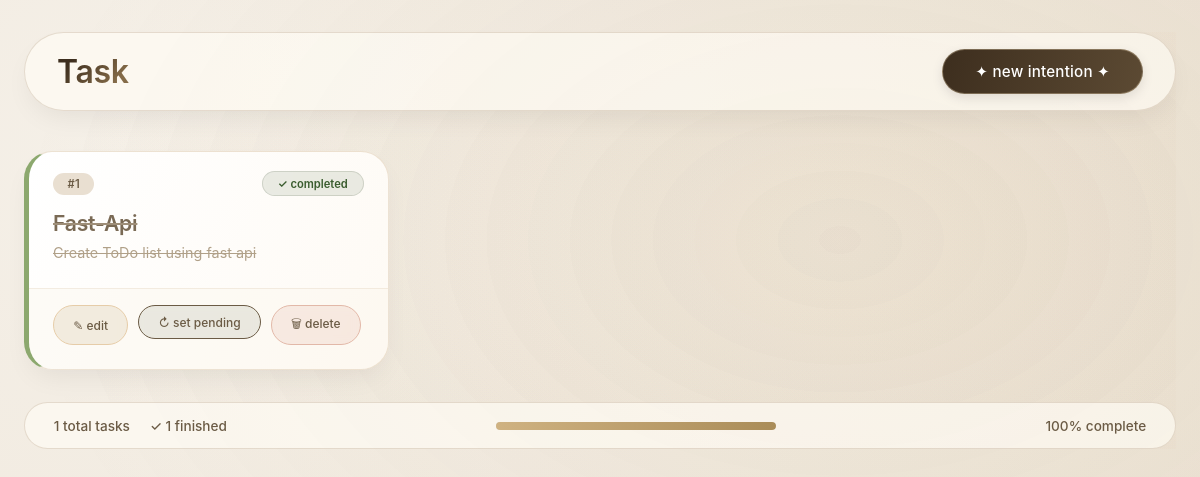
Page /todo/ on the earlier database version.
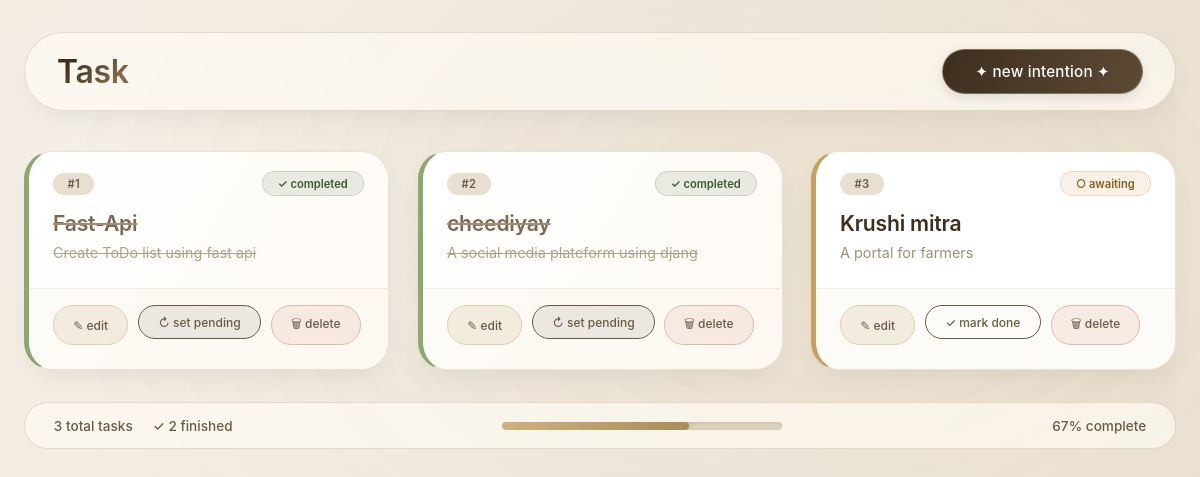
Same page on the later database version.
### models.py (models this page shows)
class ToDo(Base):
    __tablename__ = "todos"
    id = Column(Integer,primary_key = True, index = True)
    title = Column(String,index=True)
    description = Column(String , nullable = False)
    done = Column(Boolean,default = False)

### crud.py (the view)
@router.get('/')
def show_todos(request : Request, db : Session = Depends(get_db)):
    todos = db.query(ToDo).all()
    return templates.TemplateResponse(request, name='todo_list.html', context={"request": request, "todos": todos})

### templates/todo_list.html (shortened to what this page needs)
<!DOCTYPE html>
<html lang="en">
<head>
</head>
<body>
<div class="container">
    <div class="header-flex">
        <h1>Task</h1>
        <a href="/todo/create" class="btn-new">
            ✦  new intention ✦
        </a>
    </div>
    <div class="tasks-grid">
        {% if todos %}
            {% for todo in todos %}
            {% set card_status_class = "completed-task" if todo.done else "pending-task" %}
            <div class="task-card {{ card_status_class }}" data-id="{{ todo.id }}">
                <div class="card-header">
                    <div class="task-id-badge meta-chip">
                        <span>#{{ loop.index }}</span>
                    </div>
                    <div>
                        {% if todo.done %}
                        <span class="status-badge-modern status-completed-modern">
                            ✓ completed
                        </span>
                        {% else %}
                        <span class="status-badge-modern status-pending-modern">
                            ○ awaiting
                        </span>
                        {% endif %}
                    </div>
                </div>
                <div class="task-title">
                    {{ todo.title }}
                </div>
                <div class="task-description">
                    {{ todo.description|default('— no additional notes —') }}
                </div>
                <div class="action-group-modern">
                    <a href="/todo/update/{{ todo.id }}" class="action-btn-modern btn-edit-modern">
                        ✎ edit
                    </a>
                    <form action="/todo/toggle/{{ todo.id }}" method="POST" class="inline-form-modern">
                        {% if todo.done %}
                        <button type="submit" class="action-btn-modern btn-toggle-modern" style="background: rgba(70, 80, 55, 0.1);">
                            ↻ set pending
                        </button>
                        {% else %}
                        <button type="submit" class="action-btn-modern btn-toggle-modern">
                            ✓ mark done
                        </button>
                        {% endif %}
                    </form>
                    <a href="/todo/delete/{{ todo.id }}" class="action-btn-modern btn-delete-modern"
                       onclick="return confirm('⟡ Permanently remove this task? ⟡');">
                        🗑 delete
                    </a>
                </div>
            </div>
            {% endfor %}
        {% else %}
            <div class="empty-modern">
                <span style="font-size: 3rem; display: block; margin-bottom: 1rem;">🍃</span>
                <strong>no tasks yet</strong><br>
                breathe in, click "new intention" and begin
            </div>
        {% endif %}
    </div>
    <div class="stats-advanced">
        <div class="stats-text">
            {% set total = todos|length %}
            {% set completed = todos|selectattr('done')|list|length %}
            <span> {{ total }} total tasks</span>
            <span>✓ {{ completed }} finished</span>
        </div>
        <div class="progress-wrapper">
            <div class="progress-bar-bg">
                {% set percent = (completed / total * 100) if total > 0 else 0 %}
                <div class="progress-fill" style="width: {{ percent }}%;"></div>
            </div>
        </div>
        <div class="stats-text">
            {{ "%.0f"|format(percent) }}% complete
        </div>
    </div>
</div>
</body>
</html>

Differences in the rows shown:
added ToDo: done "✓ completed", title "cheediyay", description "A social media plateform using djang"
added ToDo: done "○ awaiting", title "Krushi mitra", description "A portal for farmers"
Other differences:
{{ total }}: "1" → "3"
{{ completed }}: "1" → "2"
{{ percent }}: 100.0 → 66.66666666666666 (drawn)
{{ "%.0f"|format(percent) }}: "100" → "67"
